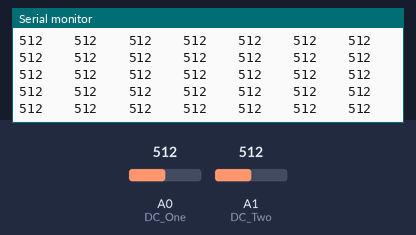
Simulated run of this sketch. Board: Arduino Uno, built with avr-gcc and run on an emulated ATmega328P. On the bench: the last lines printed to the serial monitor. The test bench sets the inputs (shaded band); at power-on: A0 (DC_One) = 512, A1 (DC_Two) = 512.

Above: at 1.2 s.
1.3 s: A0 (DC_One) set to 716
At 2.0 s:
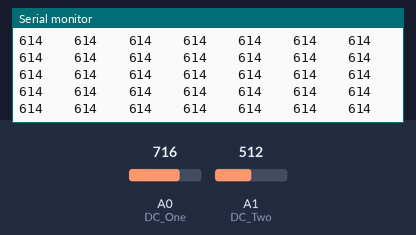
4.3 s: A1 (DC_Two) set to 716
At 5.1 s:
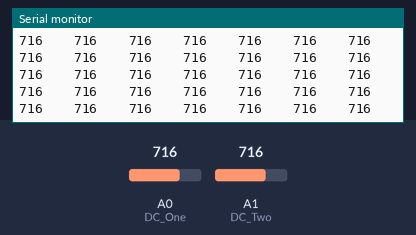
5.8 s: A0 (DC_One) set to 900
At 6.8 s:
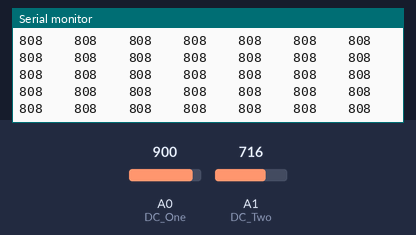
8.8 s: A1 (DC_Two) set to 900
At 9.7 s:
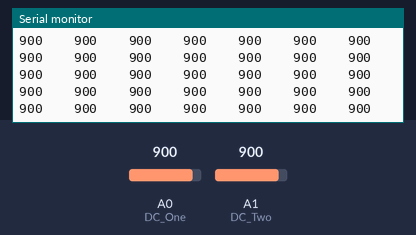
Timing chart, 0 to 11.8 s (numbered marks = the images above; inputs shaded):
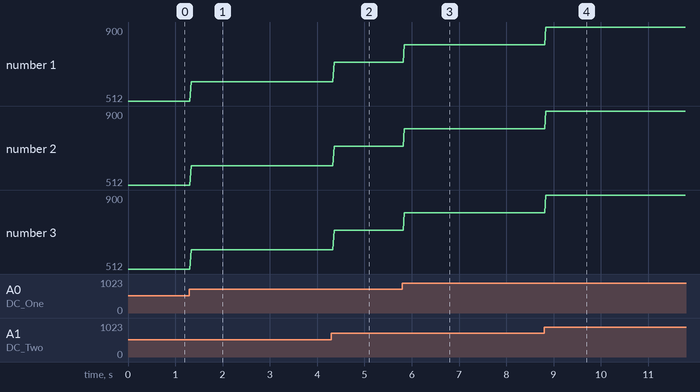

The sketch:

sketch_SparkFun_Spectrum_Serial_Plotter_Demo_2021-08-01.ino
```cpp
/******************************************************************************
  SparkFun Spectrum Shield Demo
  Wes Furuya @ SparkFun Electronics
  January 2020
  https://github.com/sparkfun/Spectrum_Shield

  This sketch shows the basic functionality of the Spectrum Shield, using the Serial Monitor/Plotter.

  The Spectrum Shield code is based off of the original demo sketch by Toni Klopfenstein @SparkFun Electronics.
  This sketch is available in the Spectrum Shield repository.

  Development environment specifics:
  Developed in Arduino 1.8.5

  Note from Nate Solyntjes "njsoly":
  I nabbed this right from the repo, and will keep this in my sketchbook as-is, except from changing the serial baud to 19200.
*********************************************************************************/

//Declare Spectrum Shield pin connections
#define STROBE 4
#define RESET 5
#define DC_One A0
#define DC_Two A1

//Define spectrum variables
int freq_amp;
int Frequencies_One[7];
int Frequencies_Two[7];
int i;

/********************Setup Loop*************************/
void setup() {
  //Set spectrum Shield pin configurations
  pinMode(STROBE, OUTPUT);
  pinMode(RESET, OUTPUT);
  pinMode(DC_One, INPUT);
  pinMode(DC_Two, INPUT);

  //Initialize Spectrum Analyzers
  digitalWrite(STROBE, LOW);
  digitalWrite(RESET, LOW);
  delay(5);

  Serial.begin(19200);
}


/**************************Main Function Loop*****************************/
void loop() {
  Read_Frequencies();
  Graph_Frequencies();

}


/*******************Pull frquencies from Spectrum Shield********************/
void Read_Frequencies() {
  digitalWrite(RESET, HIGH);
  delayMicroseconds(200);
  digitalWrite(RESET, LOW);
  delayMicroseconds(200);

  //Read frequencies for each band
  for (freq_amp = 0; freq_amp < 7; freq_amp++)
  {
    digitalWrite(STROBE, HIGH);
    delayMicroseconds(50);
    digitalWrite(STROBE, LOW);
    delayMicroseconds(50);

    Frequencies_One[freq_amp] = analogRead(DC_One);
    Frequencies_Two[freq_amp] = analogRead(DC_Two);
  }
}

/*****************Print Out Band Values for Serial Plotter*****************/
void Graph_Frequencies() {
  for (i = 0; i < 7; i++)
  {
//    Serial.print(Frequencies_One[i]);
//    Serial.print(" ");
//    Serial.print(Frequencies_Two[i]);
//    Serial.print(" ");
    Serial.print( (Frequencies_One[i] + Frequencies_Two[i]) / 2 );
    Serial.print("    ");
  }
  Serial.println();
}
```

Measured:
- after the input at 1.3 s, the serial monitor: prints a new line at once (image 1)
- after the input at 4.3 s, the serial monitor: prints a new line after 0.06 s (image 2)
- after the input at 5.8 s, the serial monitor: prints a new line at once (image 3)
- after the input at 8.8 s, the serial monitor: prints a new line at once (image 4)
- plotted number 1: 512 → 614 after the input at 1.3 s, 614 → 716 after the input at 4.3 s, 716 → 808 after the input at 5.8 s, 808 → 900 after the input at 8.8 s
- plotted number 2: 512 → 614 after the input at 1.3 s, 614 → 716 after the input at 4.3 s, 716 → 808 after the input at 5.8 s, 808 → 900 after the input at 8.8 s
- plotted number 3: 512 → 614 after the input at 1.3 s, 614 → 716 after the input at 4.3 s, 716 → 808 after the input at 5.8 s, 808 → 900 after the input at 8.8 s
